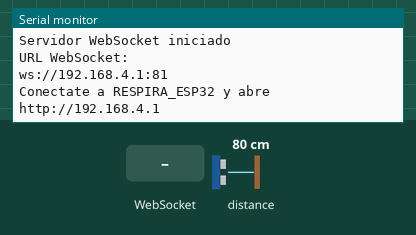
This sketch was run on a simulated ESP32. On the bench: the last lines printed to the serial monitor. Inputs (shaded band) come from the test bench; at power-on: distance to the obstacle 80 cm.

Above: at 2.2 s.
2.3 s: distance to the obstacle set to 250 cm
At 5.22 s:
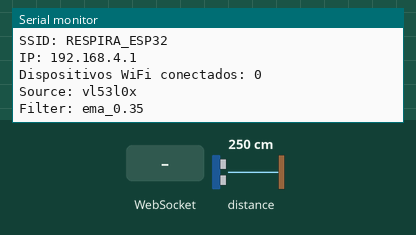
5.3 s: WebSocket text "1" received
At 6.5 s:
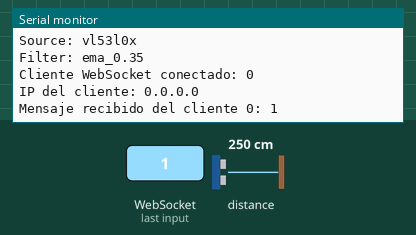
6.8 s: WebSocket text "0" received
At 7.7 s:
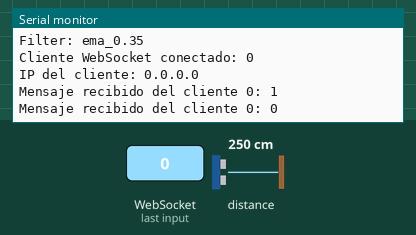
8.3 s: distance to the obstacle set to 2 cm
At 11.0 s:
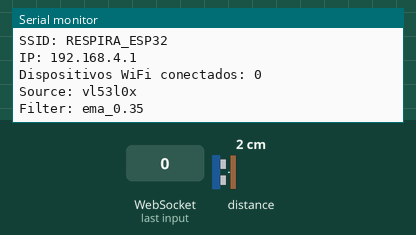

The sketch:

envio_datos_prueba2.ino
```cpp
#include <WiFi.h>
#include <WebServer.h>
#include <WebSocketsServer.h>
#include <Wire.h>
#include "Adafruit_VL53L0X.h"

// =========================
// RESPIRA+ Fase 3D.2
// AP + HTTP diagnostico + WebSocket + VL53L0X real + trazabilidad metrológica
// =========================

const char* FIRMWARE_VERSION = "respira-fw-0.6.0";
const char* DEVICE_ID = "RESPIRA-ESP32-001";
const char* FILTER_LABEL = "ema_0.35";

const char* AP_SSID = "RESPIRA_ESP32";
const char* AP_PASSWORD = "respira123";

IPAddress localIP(192, 168, 4, 1);
IPAddress gateway(192, 168, 4, 1);
IPAddress subnet(255, 255, 255, 0);

const int SDA_PIN = 21;
const int SCL_PIN = 22;

WebServer server(80);
WebSocketsServer webSocket = WebSocketsServer(81);

Adafruit_VL53L0X lox = Adafruit_VL53L0X();

// Ajuste estable inicial
const unsigned long SENSOR_READ_INTERVAL_MS = 50;   // 20 lecturas/s
const unsigned long WS_SEND_INTERVAL_MS = 100;      // 10 mensajes/s
const unsigned long STATUS_INTERVAL_MS = 5000;

unsigned long lastSensorRead = 0;
unsigned long lastWsSend = 0;
unsigned long lastStatusPrint = 0;

// Sensor
int rawDistanceMm = -1;
int distanceMm = -1;
bool sensorOk = false;
bool distanceValid = false;
const char* sensorStatus = "initializing";
unsigned long sampleCount = 0;

// Filtro suave
bool filterInitialized = false;
float filteredDistance = 0.0;
const float FILTER_ALPHA = 0.35;

// Campos compatibles con RESPIRA+
const char* source = "vl53l0x";
int volumeMl = 0;
int sustainedTimeMs = 0;
int validRepetitions = 0;
const char* flowState = "idle";
bool isValidAttempt = false;

const char DIAGNOSTIC_PAGE[] PROGMEM = R"rawliteral(
<!DOCTYPE html>
<html lang="es">
<head>
  <meta charset="UTF-8" />
  <meta name="viewport" content="width=device-width, initial-scale=1.0" />
  <title>RESPIRA+ Diagnóstico ESP32</title>
  <style>
    body {
      font-family: Arial, sans-serif;
      background: #f7faf9;
      color: #1f2933;
      margin: 0;
      padding: 20px;
    }

    .container {
      max-width: 820px;
      margin: 0 auto;
      background: white;
      border: 1px solid #e5e7eb;
      border-radius: 16px;
      padding: 20px;
      box-shadow: 0 8px 24px rgba(0,0,0,0.06);
    }

    h1 {
      margin-top: 0;
      color: #34aba5;
      font-size: 28px;
    }

    .subtitle {
      color: #5f6c72;
      margin-bottom: 20px;
    }

    .status {
      padding: 12px;
      border-radius: 12px;
      margin-bottom: 16px;
      font-weight: bold;
      background: #f3f4f6;
    }

    .connected {
      background: #dcfce7;
      color: #166534;
    }

    .disconnected {
      background: #fee2e2;
      color: #991b1b;
    }

    .grid {
      display: grid;
      grid-template-columns: 1fr 1fr;
      gap: 12px;
    }

    .card {
      background: #f9fafb;
      border: 1px solid #e5e7eb;
      border-radius: 12px;
      padding: 14px;
    }

    .label {
      font-size: 13px;
      color: #6b7280;
      margin-bottom: 6px;
    }

    .value {
      font-size: 24px;
      font-weight: bold;
      word-break: break-word;
    }

    .json-box {
      margin-top: 16px;
      background: #111827;
      color: #e5e7eb;
      padding: 14px;
      border-radius: 12px;
      overflow-x: auto;
      font-size: 13px;
    }

    button {
      background: #34aba5;
      color: white;
      border: none;
      border-radius: 10px;
      padding: 10px 14px;
      font-weight: bold;
      cursor: pointer;
      margin-right: 8px;
      margin-bottom: 16px;
    }

    button.secondary {
      background: #6b7280;
    }

    @media (max-width: 620px) {
      .grid {
        grid-template-columns: 1fr;
      }

      h1 {
        font-size: 24px;
      }

      .value {
        font-size: 22px;
      }
    }
  </style>
</head>
<body>
  <div class="container">
    <h1>RESPIRA+ Diagnóstico ESP32</h1>
    <p class="subtitle">Fase 5.5: datos reales del VL53L0X con envío estable y suavizado básico.</p>

    <button onclick="connectWs()">Conectar WebSocket</button>
    <button class="secondary" onclick="disconnectWs()">Desconectar</button>

    <div id="statusBox" class="status disconnected">
      Estado: Desconectado
    </div>

    <div class="grid">
      <div class="card">
        <div class="label">source</div>
        <div id="source" class="value">---</div>
      </div>

      <div class="card">
        <div class="label">Frecuencia aproximada</div>
        <div class="value"><span id="hz">0</span> msg/s</div>
      </div>

      <div class="card">
        <div class="label">distanceMm filtrado</div>
        <div class="value"><span id="distanceMm">---</span> mm</div>
      </div>

      <div class="card">
        <div class="label">rawDistanceMm</div>
        <div class="value"><span id="rawDistanceMm">---</span> mm</div>
      </div>

      <div class="card">
        <div class="label">distanceValid</div>
        <div id="distanceValid" class="value">---</div>
      </div>

      <div class="card">
        <div class="label">volumeMl</div>
        <div class="value"><span id="volumeMl">---</span> mL</div>
      </div>

      <div class="card">
        <div class="label">sustainedTimeMs</div>
        <div class="value"><span id="sustainedTimeMs">---</span> ms</div>
      </div>

      <div class="card">
        <div class="label">validRepetitions</div>
        <div id="validRepetitions" class="value">---</div>
      </div>

      <div class="card">
        <div class="label">flowState</div>
        <div id="flowState" class="value">---</div>
      </div>

      <div class="card">
        <div class="label">isValidAttempt</div>
        <div id="isValidAttempt" class="value">---</div>
      </div>

      <div class="card">
        <div class="label">timestamp</div>
        <div id="timestamp" class="value">---</div>
      </div>

      <div class="card">
        <div class="label">Mensajes recibidos</div>
        <div id="count" class="value">0</div>
      </div>
    </div>

    <h2>Último JSON recibido</h2>
    <pre id="jsonBox" class="json-box">Sin datos</pre>
  </div>

  <script>
    let ws = null;
    let count = 0;
    let lastSecondCount = 0;

    function setStatus(text, connected) {
      const statusBox = document.getElementById("statusBox");
      statusBox.textContent = "Estado: " + text;
      statusBox.className = connected ? "status connected" : "status disconnected";
    }

    function connectWs() {
      if (ws && ws.readyState === WebSocket.OPEN) {
        return;
      }

      ws = new WebSocket("ws://192.168.4.1:81");

      ws.onopen = () => {
        setStatus("Conectado a ws://192.168.4.1:81", true);
      };

      ws.onmessage = (event) => {
        count++;
        document.getElementById("count").textContent = count;
        document.getElementById("jsonBox").textContent = event.data;

        try {
          const data = JSON.parse(event.data);

          document.getElementById("source").textContent = data.source ?? "---";
          document.getElementById("distanceMm").textContent = data.distanceMm ?? "---";
          document.getElementById("rawDistanceMm").textContent = data.rawDistanceMm ?? "---";
          document.getElementById("distanceValid").textContent = String(data.distanceValid);
          document.getElementById("volumeMl").textContent = data.volumeMl ?? "---";
          document.getElementById("sustainedTimeMs").textContent = data.sustainedTimeMs ?? "---";
          document.getElementById("validRepetitions").textContent = data.validRepetitions ?? "---";
          document.getElementById("flowState").textContent = data.flowState ?? "---";
          document.getElementById("isValidAttempt").textContent = String(data.isValidAttempt);
          document.getElementById("timestamp").textContent = data.timestamp ?? "---";
        } catch (error) {
          document.getElementById("jsonBox").textContent = "Error leyendo JSON: " + event.data;
        }
      };

      ws.onerror = () => {
        setStatus("Error de WebSocket", false);
      };

      ws.onclose = () => {
        setStatus("Desconectado", false);
      };
    }

    function disconnectWs() {
      if (ws) {
        ws.close();
      }
    }

    setInterval(() => {
      const currentCount = count;
      const messagesThisSecond = currentCount - lastSecondCount;
      lastSecondCount = currentCount;
      document.getElementById("hz").textContent = messagesThisSecond;
    }, 1000);

    window.addEventListener("load", () => {
      connectWs();
    });
  </script>
</body>
</html>
)rawliteral";

void handleRoot() {
  server.send_P(200, "text/html", DIAGNOSTIC_PAGE);
}

void handleNotFound() {
  server.send(404, "text/plain", "RESPIRA+ ESP32: ruta no encontrada");
}

void webSocketEvent(uint8_t clientNumber, WStype_t type, uint8_t* payload, size_t length) {
  switch (type) {
    case WStype_DISCONNECTED:
      Serial.print("Cliente WebSocket desconectado: ");
      Serial.println(clientNumber);
      break;

    case WStype_CONNECTED: {
      IPAddress ip = webSocket.remoteIP(clientNumber);
      Serial.print("Cliente WebSocket conectado: ");
      Serial.println(clientNumber);
      Serial.print("IP del cliente: ");
      Serial.println(ip);
      break;
    }

    case WStype_TEXT:
      Serial.print("Mensaje recibido del cliente ");
      Serial.print(clientNumber);
      Serial.print(": ");
      Serial.println((char*)payload);
      break;

    default:
      break;
  }
}

void readVl53l0xSensor() {
  if (!sensorOk) {
    rawDistanceMm = -1;
    distanceMm = -1;
    distanceValid = false;
    sensorStatus = "error";
    return;
  }

  VL53L0X_RangingMeasurementData_t measure;
  lox.rangingTest(&measure, false);

  if (measure.RangeStatus != 4) {
    rawDistanceMm = measure.RangeMilliMeter;
    distanceValid = true;
    sensorStatus = "ok";
    sampleCount++;

    if (!filterInitialized) {
      filteredDistance = rawDistanceMm;
      filterInitialized = true;
    } else {
      filteredDistance = (FILTER_ALPHA * rawDistanceMm) + ((1.0 - FILTER_ALPHA) * filteredDistance);
    }

    distanceMm = (int)(filteredDistance + 0.5);
  } else {
    rawDistanceMm = -1;
    distanceValid = false;
    sensorStatus = "out_of_range";
  }
}

void sendRawSensorJson() {
  char jsonBuffer[512];
  unsigned long now = millis();

  snprintf(
    jsonBuffer,
    sizeof(jsonBuffer),
    "{\"source\":\"%s\",\"deviceId\":\"%s\",\"firmwareVersion\":\"%s\","
    "\"timestampMs\":%lu,\"timestamp\":%lu,"
    "\"rawDistanceMm\":%d,\"distanceMm\":%d,\"distanceValid\":%s,"
    "\"sensorStatus\":\"%s\",\"sampleCount\":%lu,\"filter\":\"%s\","
    "\"volumeMl\":%d,\"sustainedTimeMs\":%d,\"validRepetitions\":%d,"
    "\"flowState\":\"%s\",\"isValidAttempt\":%s}",
    source, DEVICE_ID, FIRMWARE_VERSION,
    now, now,
    rawDistanceMm, distanceMm, distanceValid ? "true" : "false",
    sensorStatus, sampleCount, FILTER_LABEL,
    volumeMl, sustainedTimeMs, validRepetitions,
    flowState, isValidAttempt ? "true" : "false"
  );

  webSocket.broadcastTXT(jsonBuffer);
}

void setup() {
  Serial.begin(115200);
  delay(1000);

  Serial.println();
  Serial.println("================================");
  Serial.println("RESPIRA+ Fase 3D.2");
  Serial.print("Firmware: "); Serial.println(FIRMWARE_VERSION);
  Serial.print("Device:   "); Serial.println(DEVICE_ID);
  Serial.println("VL53L0X real + WebSocket + trazabilidad");
  Serial.println("Lectura: 50 ms | Envio: 100 ms");
  Serial.print("Source: "); Serial.println(source);
  Serial.println("================================");

  Wire.begin(SDA_PIN, SCL_PIN);
  Wire.setClock(100000);

  Serial.println("Inicializando VL53L0X...");

  if (!lox.begin()) {
    sensorOk = false;
    sensorStatus = "error";
    Serial.println("ERROR: No se detecto el VL53L0X.");
    Serial.println("Revisa VCC, GND, SDA GPIO 21 y SCL GPIO 22.");
    Serial.println("Continuando sin sensor (modo degradado)...");
  } else {
    sensorOk = true;
    sensorStatus = "ok";
    Serial.println("VL53L0X detectado correctamente.");
  }

  WiFi.mode(WIFI_AP);

  bool configOk = WiFi.softAPConfig(localIP, gateway, subnet);

  if (configOk) {
    Serial.println("Configuracion de IP del AP: OK");
  } else {
    Serial.println("Configuracion de IP del AP: FALLO");
  }

  bool apOk = WiFi.softAP(AP_SSID, AP_PASSWORD);

  if (apOk) {
    Serial.println("Access Point creado correctamente");
  } else {
    Serial.println("ERROR: No se pudo crear el Access Point");
  }

  Serial.print("Nombre de red WiFi: ");
  Serial.println(AP_SSID);

  Serial.print("Password: ");
  Serial.println(AP_PASSWORD);

  Serial.print("IP real del ESP32: ");
  Serial.println(WiFi.softAPIP());

  server.on("/", handleRoot);
  server.onNotFound(handleNotFound);
  server.begin();

  webSocket.begin();
  webSocket.onEvent(webSocketEvent);

  Serial.println();
  Serial.println("Servidor HTTP iniciado");
  Serial.println("Pagina de diagnostico:");
  Serial.println("http://192.168.4.1");

  Serial.println();
  Serial.println("Servidor WebSocket iniciado");
  Serial.println("URL WebSocket:");
  Serial.println("ws://192.168.4.1:81");

  Serial.println();
  Serial.println("Conectate a RESPIRA_ESP32 y abre http://192.168.4.1");
}

void loop() {
  server.handleClient();
  webSocket.loop();

  unsigned long now = millis();

  if (now - lastSensorRead >= SENSOR_READ_INTERVAL_MS) {
    lastSensorRead = now;
    readVl53l0xSensor();
  }

  if (now - lastWsSend >= WS_SEND_INTERVAL_MS) {
    lastWsSend = now;
    sendRawSensorJson();
  }

  if (now - lastStatusPrint >= STATUS_INTERVAL_MS) {
    lastStatusPrint = now;

    Serial.println();
    Serial.println("---- Estado Fase 3D.2 ----");

    Serial.print("Firmware: "); Serial.println(FIRMWARE_VERSION);
    Serial.print("DeviceId: "); Serial.println(DEVICE_ID);

    Serial.print("Sensor VL53L0X: ");
    Serial.println(sensorOk ? "OK" : "ERROR");

    Serial.print("sensorStatus: ");
    Serial.println(sensorStatus);

    Serial.print("sampleCount: ");
    Serial.println(sampleCount);

    Serial.print("rawDistanceMm: ");
    if (rawDistanceMm >= 0) {
      Serial.print(rawDistanceMm);
      Serial.println(" mm");
    } else {
      Serial.println("fuera_de_rango");
    }

    Serial.print("distanceMm filtrado: ");
    if (distanceValid) {
      Serial.print(distanceMm);
      Serial.println(" mm");
    } else {
      Serial.println("fuera_de_rango");
    }

    Serial.print("SSID: ");
    Serial.println(AP_SSID);

    Serial.print("IP: ");
    Serial.println(WiFi.softAPIP());

    Serial.print("Dispositivos WiFi conectados: ");
    Serial.println(WiFi.softAPgetStationNum());

    Serial.print("Source: "); Serial.println(source);
    Serial.print("Filter: "); Serial.println(FILTER_LABEL);
  }
}
```

Measured:
- after the input at 2.3 s, the serial monitor: prints a new line after 2.7 s (image 1)
- after the input at 5.3 s, the serial monitor: prints a new line at once (image 2)
- after the input at 6.8 s, the serial monitor: prints a new line at once (image 3)
- after the input at 8.3 s, the serial monitor: prints a new line after 1.7 s (image 4)
